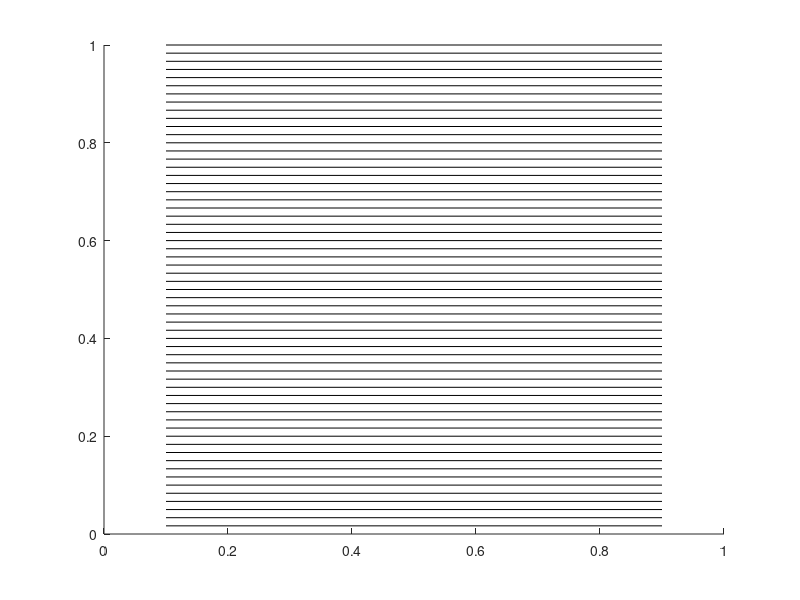
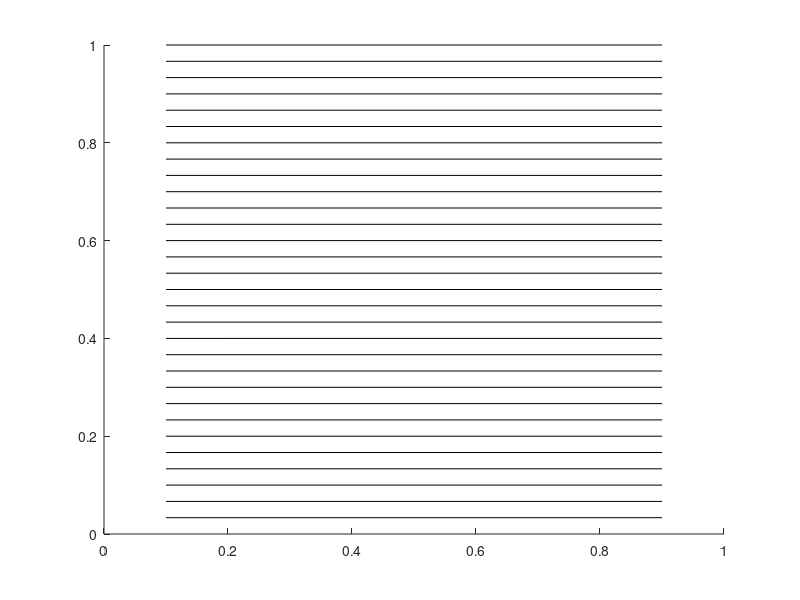
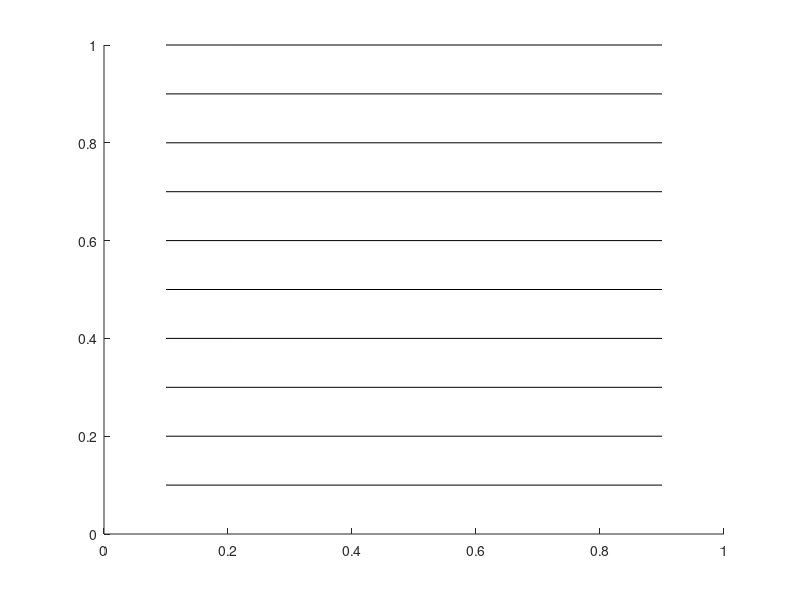
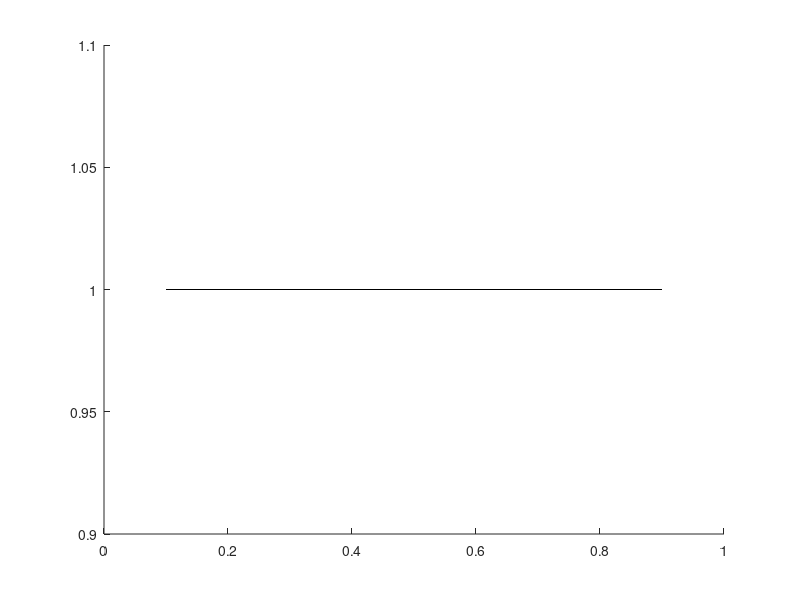

MATLAB code to generate these figures, in order:
clear
%Crank-Nicolson
%bc and ic

ub = @(x) sin(pi*x) - sin(3*pi*x);
uleft  = @(t) 0;
uright = @(t) 0;

%Different K denominator values
kInt = [600 300 100 10];
%exact sol
u = @(x,t) exp(-pi*pi*t).*sin(pi*x) - exp(-9*pi*pi*t)*sin(3*pi*x);

for kI = 1 : 4
%parameters (r=k/h^2)
M = 10;
h = 1/M;
k = 1/(kInt(kI));
r = k/(h^2);
x = 0:h:1;
xi = x(2:end-1);
t = 0:k:1;

%setup matrices
T1 = (1 + r)*diag(ones(M-1,1))
T2 = -1*(r/2)*diag(ones(M-2,1),1)
T3 = -1*(r/2)*diag(ones(M-2,1),-1)
A = T1 + T2 + T3
%U0
uin = ub(xi); 
u0 = uin';
usol = zeros(length(xi),length(t));
uex  = zeros(length(xi),length(t));
uex(:,1) = u0;
usol(:,1) = u0;
figure; hold on;
for ii = 2 : length(t)    
    u1 = A \ u0;
    u0 = u1;
    usol(:,ii) = u1;    
    uex(:,ii) = u(xi,t(ii));
    if mod(ii,M) == 1
        plot3(xi,t(ii)*ones(M-1,1),u1,'k');
    end
end
fprintf('Error=%d\n',max(abs(usol(:,end)-uex(:,end))))
hold off;
end
